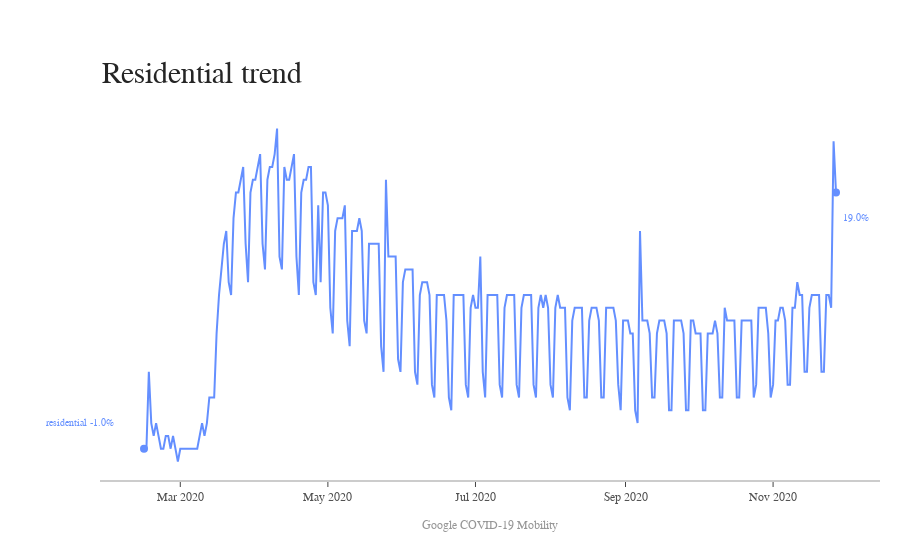

Source (notebook cell):
### Code cell
rc,fig = plotTrend(Source = US_trend,
              title = 'Residential trend',
              isPercentage = True,
              dateColumnHeader = 'date',
              labels = ['residential_percent_change_from_baseline'],
              credits = source_google)
if rc:
    fig.show()

### Figure 1 — Plotly figure (JSON) as saved in the notebook; plotly's stock layout.template omitted (floating-point values rounded to 4 significant figures; data arrays with more than 128 entries replaced by an {"elided": "..."} marker saying what was removed)
{"data": [{"connectgaps": true, "line": {"color": "rgb(100,143,255)", "width": 2}, "mode": "lines", "name": "residential_percent_change_from_baseline", "type": "scatter", "x": {"elided": "287 str values"}, "y": {"elided": "287 int values"}}, {"marker": {"color": "rgb(100,143,255)", "size": 8}, "mode": "markers", "type": "scatter", "x": ["2020-02-15", "2020-11-27"], "y": [-1, 19]}], "layout": {"annotations": [{"font": {"color": "rgb(100,143,255)", "family": "Arial", "size": 10}, "showarrow": false, "text": "residential -1.0%", "x": 0.02, "xanchor": "right", "xref": "paper", "y": 1, "yanchor": "middle"}, {"font": {"color": "rgb(100,143,255)", "family": "Arial", "size": 10}, "showarrow": false, "text": "19.0%", "x": 0.95, "xanchor": "left", "xref": "paper", "y": 17, "yanchor": "middle"}, {"font": {"color": "rgb(37,37,37)", "family": "Arial", "size": 30}, "showarrow": false, "text": "Residential trend", "x": 0, "xanchor": "left", "xref": "paper", "y": 1.05, "yanchor": "bottom", "yref": "paper"}, {"font": {"color": "rgb(150,150,150)", "family": "Arial", "size": 12}, "showarrow": false, "text": "Google COVID-19 Mobility", "x": 0.5, "xanchor": "center", "xref": "paper", "y": -0.1, "yanchor": "top", "yref": "paper"}], "autosize": false, "margin": {"autoexpand": false, "l": 100, "r": 20, "t": 110}, "plot_bgcolor": "white", "showlegend": false, "xaxis": {"linecolor": "rgb(204, 204, 204)", "linewidth": 2, "showgrid": false, "showline": true, "showticklabels": true, "tickfont": {"color": "rgb(82, 82, 82)", "family": "Arial", "size": 12}, "ticks": "outside"}, "yaxis": {"showgrid": false, "showline": false, "showticklabels": false, "zeroline": false}}}
